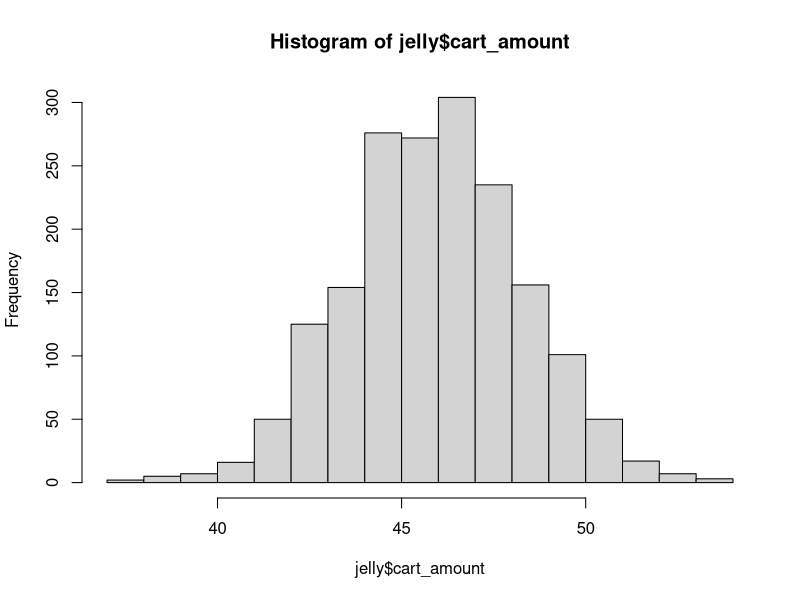
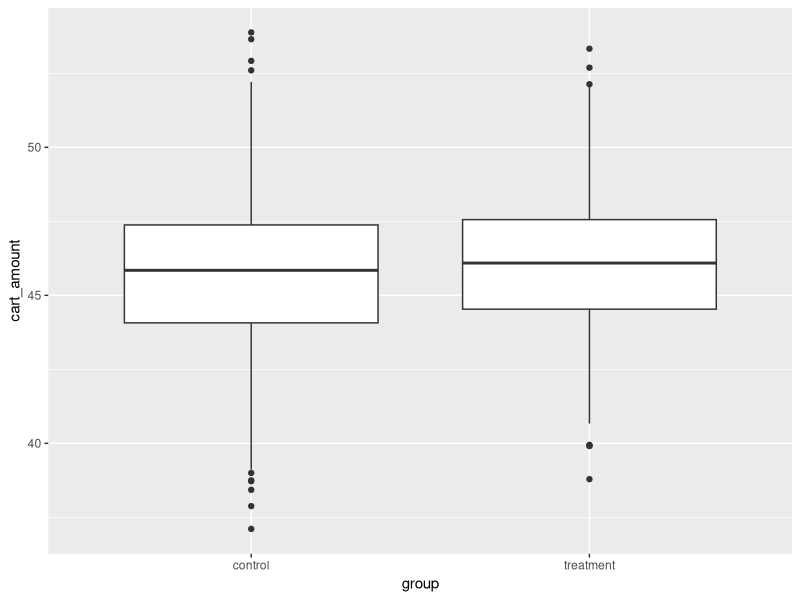

R code for these plots, in order:
## ---- chunk 1
library(tidyverse)
library(ggplot2)
## ---- chunk 2

jelly <- read.csv("banner_ad_results.csv")

head(jelly)

## ---- chunk 3

mean(jelly$convert)

mean(jelly$cart_amount)
sd(jelly$cart_amount)

hist(jelly$cart_amount)

## ---- chunk 4

jelly |> 
  group_by(trans_id) |> 
  summarise(count = n()) |> 
  arrange(desc(count))


## ---- chunk 5

jelly |> 
  group_by(group) |> 
  summarise(n = n())

## ---- chunk 6

mean = jelly |> 
  group_by(group) |> 
  summarise(
    avg_cart_amount = mean(cart_amount),
    avg_convert = mean(convert)
  )

print(45.76*6500)
print(46.08*6500)

## ---- chunk 7

## ---- chunk 8
ggplot(jelly, aes(x = group, y = cart_amount)) + geom_boxplot()
## ---- chunk 9
